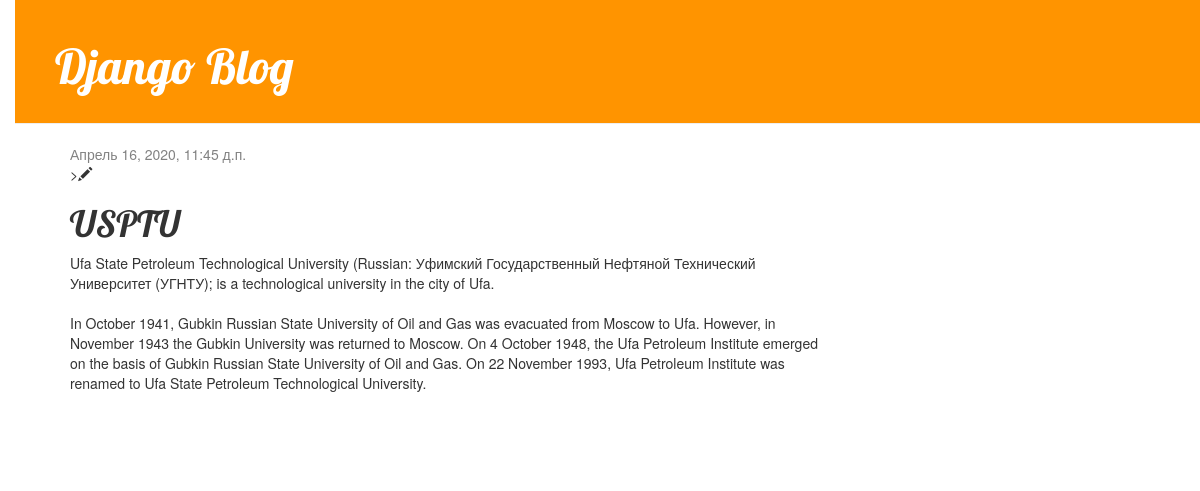
Page /post/6/ on the committed database.
### blog/models.py (models this page shows, shortened)
class Post(models.Model):
    author = models.ForeignKey(settings.AUTH_USER_MODEL, on_delete=models.CASCADE)
    title = models.CharField(max_length=200)
    text = models.TextField()
    created_date = models.DateTimeField(default=timezone.now)
    published_date = models.DateTimeField(blank=True, null=True)

### blog/views.py (the view)
# urls.py: path('post/<int:pk>/', views.post_detail, name='post_detail'),
def post_detail(request, pk):
    post = get_object_or_404(Post, pk=pk)
    return render(request, 'blog/post_detail.html', {'post': post})

### blog/templates/blog/post_detail.html (shortened to what this page needs)
{% extends 'blog/base.html' %}
{% block content %}
    <div class="post">
        {% if post.published_date %}
            <div class="date">
                {{ post.published_date }}
            </div>
        {% endif %}
><span class="glyphicon glyphicon-pencil"></span></a>
        <h1>{{ post.title }}</h1>
        <p>{{ post.text|linebreaksbr }}</p>
    </div>
{% endblock %}

### blog/templates/blog/base.html (shortened to what this page needs)
{% load static %}
<html>
    <head>
        <link rel="stylesheet" href="//maxcdn.bootstrapcdn.com/bootstrap/3.2.0/css/bootstrap.min.css">
        <link rel="stylesheet" href="//maxcdn.bootstrapcdn.com/bootstrap/3.2.0/css/bootstrap-theme.min.css">
        <link rel="stylesheet" href="{% static 'css/blog.css' %}">
    </head>
    <body>
        <div class="page-header">
            <h1><a href="/">Django Blog</a></h1>
        </div>
        <div class="content container">
            <div class="row">
                <div class="col-md-8">
                    {% block content %}
                    {% endblock %}
                </div>
            </div>
        </div>
    </body>
</html>

### blog/static/css/blog.css (style rules this page uses)
h1 a { color: #FCA205; }
body { padding-left: 15px; }
h1 a { color: #FCA205; font-family: 'Lobster'; }
.page-header { background-color: #ff9400; margin-top: 0; padding: 20px 20px 20px 40px; }
.page-header h1, .page-header h1 a, .page-header h1 a:visited, .page-header h1 a:active { color: #ffffff; font-size: 36pt; text-decoration: none; }
.content { margin-left: 40px; }
h1, h2, h3, h4 { font-family: 'Lobster', cursive; }
.date { color: #828282; }
.post { margin-bottom: 70px; }

### rows in the picture
Post: published_date "Апрель 16, 2020, 11:45 д.п.", title "USPTU", text "Ufa State Petroleum Technological University (Russian: Уфимский Государственный Нефтяной Технический Университет (УГНТУ); is a technological university in the city of Ufa. In October 1941, Gubkin Russian State University of Oil and Gas was evacuated from Moscow to Ufa. However, in November 1943 the Gubkin University was returned to Moscow. On 4 October 1948, the Ufa Petroleum Institute emerged on the basis of Gubkin Russian State University of Oil and Gas. On 22 November 1993, Ufa Petroleum Institute was renamed to Ufa State Petroleum Technological University."
